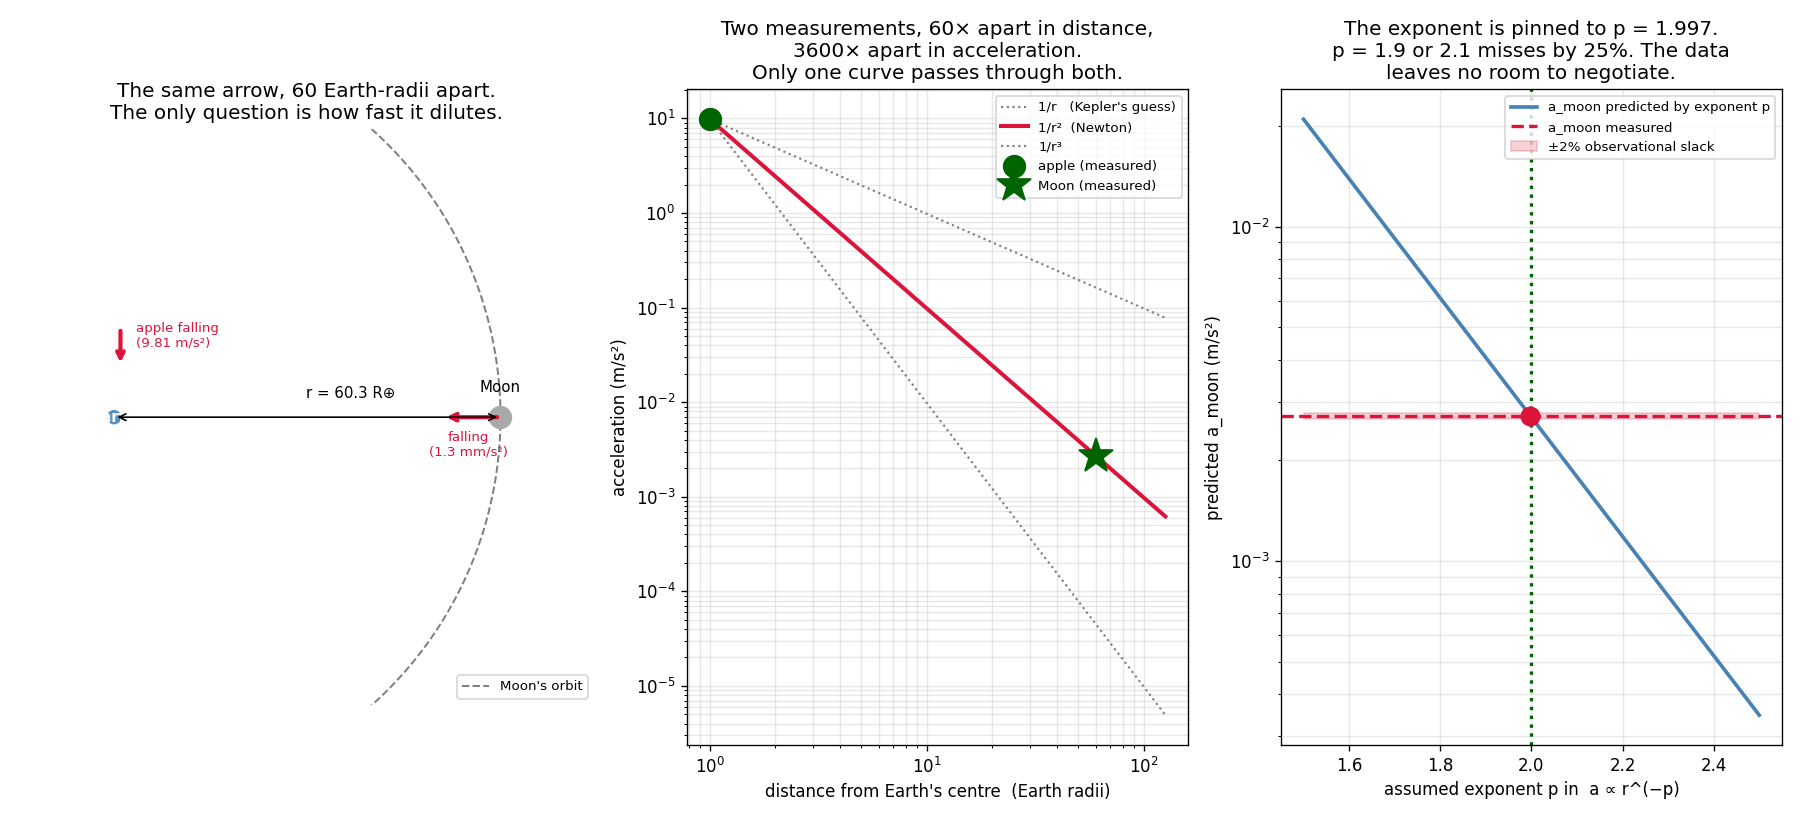

Recreate this plot in Python.
"""The apple and the Moon: one calculation that merged heaven and earth.

Before 1666 there were two physics. Terrestrial: things fall, they seek their
natural place, motion decays. Celestial: things move eternally in circles, made of
a fifth element, incorruptible. The two had nothing to do with each other — that
was Aristotle's settled architecture and it lasted 2000 years.

Newton, aged 23 during the plague closure of Cambridge, asked a question nobody
had thought to ask: is the Moon FALLING? If gravity extends past the treetops,
past the clouds, all the way to the Moon, and dilutes as 1/r², then the Moon's
centripetal acceleration should be smaller than g by exactly the factor (R⊕/r)².

He knew all four numbers. So can you. This is the whole calculation.

    phenomenon:   apples fall at 9.81 m/s²; the Moon orbits in 27.32 days
    simulation:   compute the Moon's centripetal acceleration from its orbit alone
    dissection:   take the ratio g / a_moon, and compare to (r_moon/R_earth)²
    formula:      if they match, ONE law governs the apple and the Moon, and the
                  distinction between terrestrial and celestial physics is dead.
"""
from pathlib import Path

import matplotlib.pyplot as plt
import numpy as np
import torch

# --- the four numbers, all measurable from the ground before 1666 ---
g = 9.80665                     # m/s², measured with pendulums (Galileo, Huygens)
R_EARTH = 6.371e6               # m — Eratosthenes had this to ~1% in 240 BC
R_MOON = 3.844e8                # m — from lunar parallax, known since Hipparchus (~150 BC)
T_MOON = 27.321661 * 86400      # s — sidereal month, known to 5 digits for millennia

print("Four numbers available to any astronomer in 1666:")
print(f"  g            = {g} m/s²           (Galileo's inclined planes, Huygens' pendulum)")
print(f"  R_earth      = {R_EARTH:.4e} m    (Eratosthenes, 240 BC, to ~1%)")
print(f"  r_moon       = {R_MOON:.4e} m    (lunar parallax, Hipparchus ~150 BC)")
print(f"  T_moon       = {T_MOON/86400:.5f} d       (recorded since Babylon)\n")

# --- the Moon's acceleration, purely from kinematics ---
# Circular motion: a = v²/r = 4π²r/T².  No force law used yet — this is geometry.
a_moon = 4 * np.pi**2 * R_MOON / T_MOON**2
print("Step 1 — how fast is the Moon accelerating?  (kinematics only, no gravity)")
print(f"  a_moon = 4π²r/T² = {a_moon:.6e} m/s²")
print(f"  The Moon falls {0.5 * a_moon:.4f} m in the first second — about 1.3 mm.")
print(f"  It never lands because it is also moving sideways at "
      f"{2*np.pi*R_MOON/T_MOON:.0f} m/s.\n")

# --- the two ratios that must agree ---
ratio_measured = g / a_moon
ratio_predicted = (R_MOON / R_EARTH) ** 2

print("Step 2 — the test.")
print(f"  measured   g / a_moon        = {ratio_measured:10.2f}")
print(f"  predicted  (r_moon/R_earth)² = {ratio_predicted:10.2f}")
print(f"  agreement: {100*(1 - abs(ratio_measured-ratio_predicted)/ratio_predicted):.2f}%"
      f"   (discrepancy {100*abs(ratio_measured-ratio_predicted)/ratio_predicted:.2f}%)\n")

# --- what exponent does the data actually demand? Solve for it with autograd. ---
# Model: a(r) = g · (R_earth/r)^p.  Find p such that a(r_moon) = a_moon.
p = torch.tensor(1.0, dtype=torch.float64, requires_grad=True)
opt = torch.optim.Adam([p], lr=0.02)
for _ in range(6000):
    opt.zero_grad()
    pred = g * (R_EARTH / R_MOON) ** p
    loss = (torch.log(pred) - np.log(a_moon)) ** 2
    loss.backward()
    opt.step()
print("Step 3 — do not assume the exponent; fit it.")
print(f"  a(r) = g·(R⊕/r)^p  fitted to the Moon gives  p = {p.item():.6f}")
print(f"  The data demands p = 2 to {100*abs(p.item()-2)/2:.2f}%. It is an INVERSE SQUARE.\n")

print("Newton's own words, written in old age about the plague years:")
print('  "...and thereby compared the force requisite to keep the Moon in her Orb')
print('   with the force of gravity at the surface of the earth, and found them')
print('   answer pretty nearly."')
print()
print("'Pretty nearly' is the most consequential understatement in physics.")
print("With that sentence the sky stopped being a different kind of place.")

# --- visualization ---
fig = plt.figure(figsize=(15, 6.8))
gs = fig.add_gridspec(1, 3, width_ratios=[1.15, 1, 1])

# Panel 1: to-scale picture of the fall
ax = fig.add_subplot(gs[0, 0])
th = np.linspace(0, 2 * np.pi, 300)
ax.plot(np.cos(th) * R_MOON / R_EARTH, np.sin(th) * R_MOON / R_EARTH,
        color="gray", ls="--", lw=1.2, label="Moon's orbit")
ax.add_patch(plt.Circle((0, 0), 1.0, color="steelblue", alpha=0.85))
ax.text(0, 0, "Earth", ha="center", va="center", color="white", fontsize=9, weight="bold")
ax.plot(R_MOON / R_EARTH, 0, "o", color="darkgray", ms=13)
ax.text(R_MOON / R_EARTH, 4, "Moon", ha="center", fontsize=9)
ax.annotate("", xy=(R_MOON / R_EARTH - 9, 0), xytext=(R_MOON / R_EARTH, 0),
            arrowprops=dict(arrowstyle="->", color="crimson", lw=2.5))
ax.text(R_MOON / R_EARTH - 5, -6, "falling\n(1.3 mm/s²)", fontsize=8, color="crimson",
        ha="center")
ax.annotate("", xy=(1, 8), xytext=(1, 14),
            arrowprops=dict(arrowstyle="->", color="crimson", lw=2.5))
ax.text(3.5, 11, "apple falling\n(9.81 m/s²)", fontsize=8, color="crimson")
ax.annotate("", xy=(0, 0), xytext=(R_MOON / R_EARTH, 0),
            arrowprops=dict(arrowstyle="<->", color="black", lw=1))
ax.text(30, 3, f"r = {R_MOON/R_EARTH:.1f} R⊕", fontsize=9)
ax.set_aspect("equal")
ax.set_xlim(-15, 75)
ax.set_ylim(-45, 45)
ax.set_title("The same arrow, 60 Earth-radii apart.\nThe only question is how fast it "
             "dilutes.")
ax.axis("off")
ax.legend(fontsize=8, loc="lower right")

# Panel 2: rival dilution laws, and where the Moon lands
ax = fig.add_subplot(gs[0, 1])
rr = np.logspace(0, 2.1, 300)
for p_try, col, lab in [(1.0, "gray", "1/r   (Kepler's guess)"),
                        (2.0, "crimson", "1/r²  (Newton)"),
                        (3.0, "gray", "1/r³")]:
    ax.loglog(rr, g * rr ** (-p_try), color=col, lw=2.4 if p_try == 2 else 1.3,
              ls="-" if p_try == 2 else ":", label=lab)
ax.plot(1, g, "o", color="darkgreen", ms=13, zorder=6, label="apple (measured)")
ax.plot(R_MOON / R_EARTH, a_moon, "*", color="darkgreen", ms=22, zorder=6,
        label="Moon (measured)")
ax.set_xlabel("distance from Earth's centre  (Earth radii)")
ax.set_ylabel("acceleration (m/s²)")
ax.set_title("Two measurements, 60× apart in distance,\n"
             "3600× apart in acceleration.\nOnly one curve passes through both.")
ax.legend(fontsize=8)
ax.grid(alpha=0.3, which="both")

# Panel 3: sensitivity — how sharply is p=2 pinned down?
ax = fig.add_subplot(gs[0, 2])
ps = np.linspace(1.5, 2.5, 400)
predicted_a = g * (R_EARTH / R_MOON) ** ps
ax.semilogy(ps, predicted_a, color="steelblue", lw=2.2, label="a_moon predicted by exponent p")
ax.axhline(a_moon, color="crimson", ls="--", lw=2, label="a_moon measured")
ax.axvline(2.0, color="darkgreen", ls=":", lw=2)
ax.plot(p.item(), a_moon, "o", color="crimson", ms=11, zorder=6)
ax.fill_between(ps, a_moon * 0.98, a_moon * 1.02, color="crimson", alpha=0.2,
                label="±2% observational slack")
ax.set_xlabel("assumed exponent p in  a ∝ r^(−p)")
ax.set_ylabel("predicted a_moon (m/s²)")
ax.set_title(f"The exponent is pinned to p = {p.item():.3f}.\n"
             "p = 1.9 or 2.1 misses by 25%. The data\nleaves no room to negotiate.")
ax.legend(fontsize=8)
ax.grid(alpha=0.3, which="both")

plt.tight_layout()
out = Path(__file__).with_suffix(".png")
plt.savefig(out, dpi=120)
print(f"Saved: {out}")
